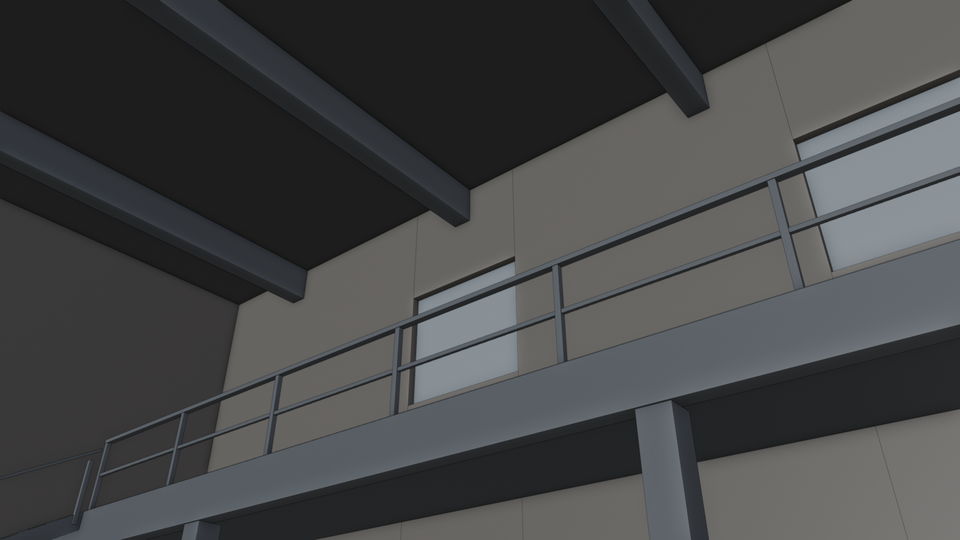
#> input picture backlot/examples/两层仓库/两层仓库_白模_v1_A_一楼仰看走廊.png, 960 x 540 px
$ python pixel_diff.py '../examples/两层仓库/两层仓库_白模_v1_A_一楼仰看走廊.png' '../examples/两层仓库/两层仓库_白模_v1_B_走廊俯看一楼.png'
#> lines starting #> are read from the running program, lines starting #| are printed output that depends on the picture; after the words box and inside, x2 and y2 are one past the last pixel; in counts of white or black regions, pixels touching at a corner belong together
# Backlot 片场 v1.4.1 · 像素对比
# 作者：Manson AIGC · 许可 CC BY 4.0
#
# 两个用处：
#   1. 局部修图后，确认圈外一个像素都没变：python3 pixel_diff.py 原图.png 修过.png [x0 y0 x1 y1]
#      给了圈选框，就分别报告框内、框外变了多少像素；框外应该是 0。
#   2. 判断两张渲染图是不是真的一样（md5 不能用，见 qa-and-repair.md）：python3 pixel_diff.py A.png B.png
# 需要 Pillow：pip install pillow
import sys
from PIL import Image, ImageChops

if len(sys.argv) not in (3, 7):
    sys.exit("用法：python3 pixel_diff.py <图A> <图B> [x0 y0 x1 y1]")
a = Image.open(sys.argv[1]).convert("RGB")
#> a is the input picture: PIL image 960x540 RGB; mean R, G, B 70.2, 71.1, 71.9
b = Image.open(sys.argv[2]).convert("RGB")
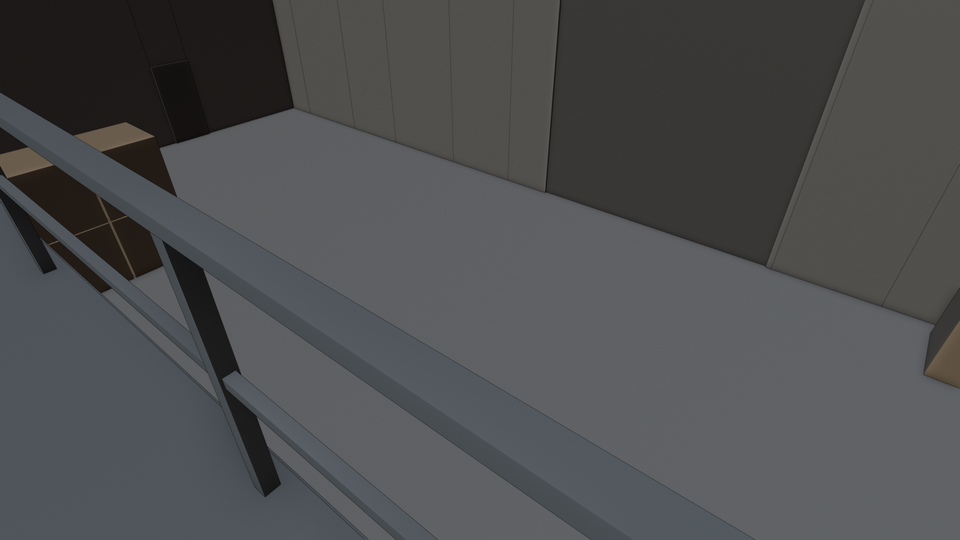
#> input picture backlot/examples/两层仓库/两层仓库_白模_v1_B_走廊俯看一楼.png, 960 x 540 px
#> b is the input picture: PIL image 960x540 RGB; mean R, G, B 77.3, 78.5, 79.9
if a.size != b.size:
    sys.exit(f"两张图尺寸不同：{a.size} 和 {b.size}，不能逐像素比")
diff = ImageChops.difference(a, b).convert("L").point(lambda v: 255 if v else 0)
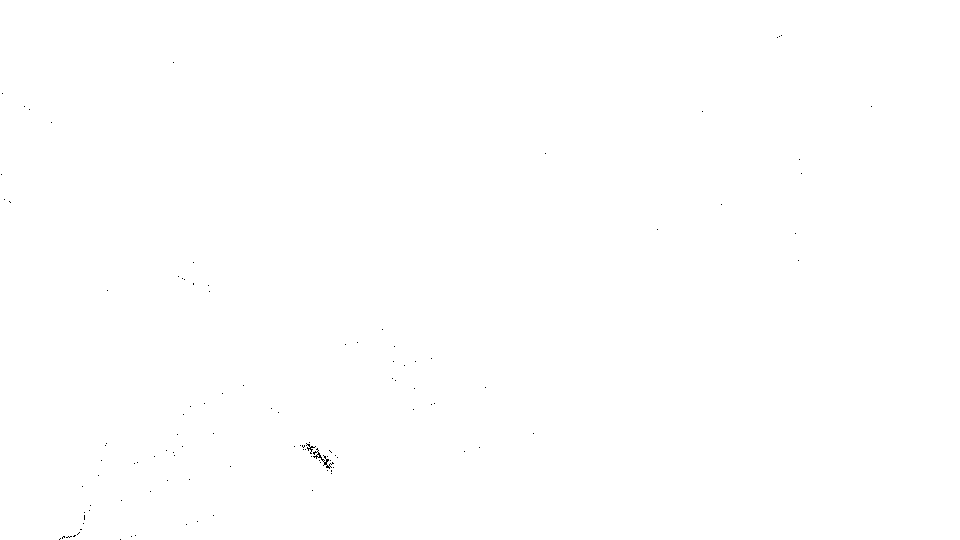
#> diff: PIL image 960x540 L; 100% white; black in thin lines or dots, all inside (x1, y1, x2, y2) = (1, 35, 872, 540)
total = sum(1 for v in diff.getdata() if v)
#> total = 518147
print(f"一共 {total} 个像素不同；不同的区域：{diff.getbbox() or '无'}")
#| 一共 518147 个像素不同；不同的区域：(0, 0, 960, 540)
if len(sys.argv) == 7:
    x0, y0, x1, y1 = map(int, sys.argv[3:7])
    inside = sum(1 for v in diff.crop((x0, y0, x1, y1)).getdata() if v)
    print(f"圈选框内变了 {inside} 个像素，框外变了 {total - inside} 个像素", "（框外没动，合格）" if total == inside else "（框外有改动，不合格）")
